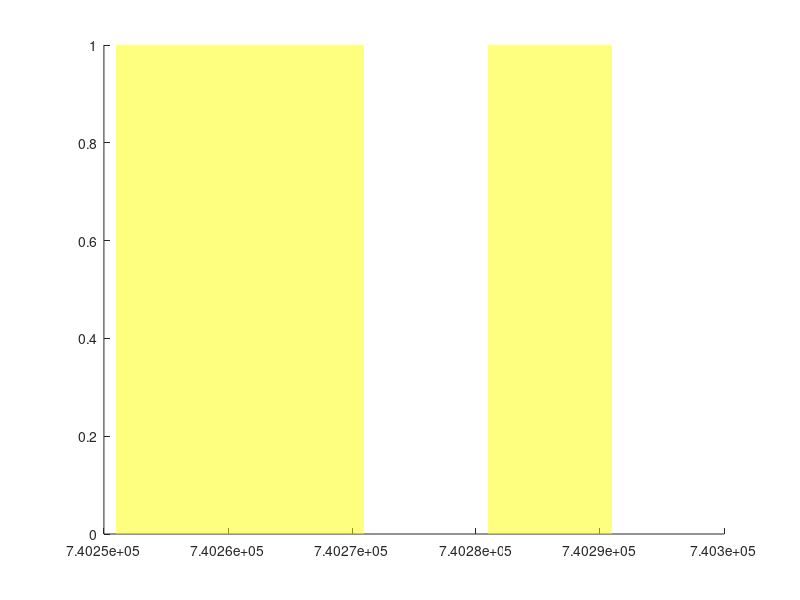

This chart was generated by the following MATLAB code:
function h=ShadePlotForEmpahsis( x,colors,alphas)
% ShadePlotForEmpahsis
% Plots a shaded bar for emphasis as commonly seen on cconomic charts
%
% INPUTS:
%  x     where the bar is placed.   If you want a bar from x=4:8 then
%        use [4 8].  If you want x=[4:8,10:20] then use {4:8,10:20}
% colors Use 'y' to make all bars yellow.  Use {'y','g','r'} for
%        yellow, green and red bars.
% alphas Use 0.5 if you want all bars to be translucent.  Use {0,.5,1}
%        for transparent, translucet and opaque bars.
%
% USAGE:
% % DEFINE DATA
% P=[ ...
% 98 98 94 91 84 83 82 87 88 89 91 91 90 89 89 90 91 91 87 86 87 84 79 80 ...
% 85 86 86 85 93 93 93 93 97 97 95 93 93 94 95 96 96 92 89 90 91 91 91 92 ...
% 93 95 99 98 99 97 95 95 94 90 92 93 93 95 94 95 93 92 92 92 91 90 89 89 ...
% 90 89 90 89 88 84 84 83 84 85 85 84 82 82 82 79 80 79 80 78 78 81 83 82 ...
% 81 79 77 77 78 77 78 79 79 81 81 81 78 78 78 78 77 78 79 79 79 79 81 85 ...
% 86 86 86 87 85 84 85 86 88 88 90 88 88 87 86 86 85 87 87 87 86 85 84 83 ...
% 82 81 81 82 81 80 82 81 79 80 81 80 80 79 85 85 82 83 84 85 86 87 86 86 ...
% 85 85 85 83 79 81 83 83 84 82 80 80 80 80 84 81 80 76 71 70 70 69 69 68 ...
% 67 68 68 68 67 68 68 70 70 72 72 71 69 68 68 68 67 68 67 66 67 67 67 66 ...
% 65 66 65 62 60 60 59 59 59 59 65 66 63 65 68 68 68 68 69 73 74 71 71 69 ...
% 71 72 72 76 76 74 77 80 82 80 78 80 80 80 80 81 80 79 77];
% T=today-length(P)+1:today;
% Y={today-[13 74],today-[142 172]};
% G={today-[30 51]};
%
% % PLOT THE DATA
% plot(T,P);
% datetick;
% line(get(gca,'Xlim'),[80 80])
% line(get(gca,'Xlim'),[68 68])%
% title({'ShadePlotForEmphasis','(P<80 yellow, P<68 green)'});
%
% % DRAW SOME YELLOW BARS
% ShadePlotForEmpahsis(Y,'y',0.5);
%
% % DRAW A GREEN BAR
% ShadePlotForEmpahsis(G,'g',0.5);
%
%
% | ##  _#__/
% | ##  / #
% | ## / #
% | /#\_/  #
% |/ ##   #
% |__##_____#_____
%
% IT'S NOT FANCY BUT IT WORKS

% Michael Robbins
% robbins@bloomberg.net
% michael.robbins@us.cibc.com

if nargin<1
   x={[today-50 today-30],[today-20 today-10]};
end;
if nargin<2 colors='y'; end;
if nargin<2 alphas=.5; end;

if ~iscell( x)  x={ x}; end;
if ~iscell(colors) colors={colors}; end;
if ~iscell(alphas) alphas={alphas}; end;

if length(colors)>length( x) colors=colors(1:length( x)); end;
if length(colors)<length( x) t=colors{1}; colors=[]; for i=1:length( x) colors{i}=t; end; end;

if length(alphas)>length( x) alphas=alphas(1:length( x)); end;
if length(alphas)<length( x) t=alphas{1}; alphas=[]; for i=1:length( x) alphas{i}=t; end; end;

for i=1:length( x)
  h(i)=patch([repmat( x{i}(1),1,2) repmat( x{i}(2),1,2)], ...
    [get(gca,'YLim') fliplr(get(gca,'YLim'))], ...
    [0 0 0 0],colors{i},'EdgeColor','none');
    set(h(i),'FaceAlpha',alphas{i});
end;
